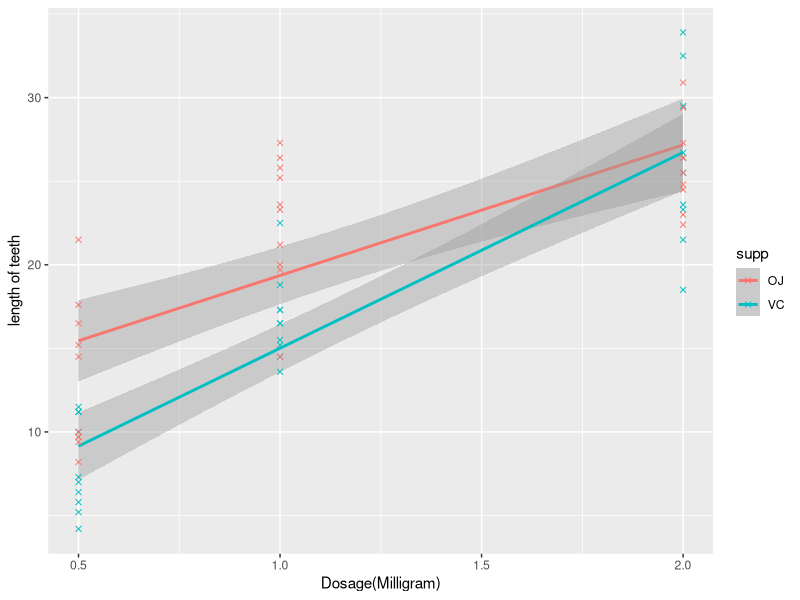

This chart was generated by the following R code:
## ---- chunk 1
library(dplyr)
library(ggplot2)
## ---- chunk 2
data(ToothGrowth)

#Data for ascorbic acid supplement is separated from the data with orange juice supplement.
#New dataSets with corresponding names created: data.VC, data.OJ

data.VC <- select(filter(ToothGrowth, supp == "VC"), len, dose)
data.OJ <- select(filter(ToothGrowth, supp == "OJ"), len, dose)
## ---- chunk 3
ggplot(ToothGrowth, aes(dose, len, color=supp)) + ylab("length of teeth") + xlab("Dosage(Milligram)") + geom_smooth(method=lm, fullrange=T) + geom_point(shape=4)
## ---- chunk 4
"Mean for orange juice supplement:"
mean(data.OJ$len)
"mean for ascorbic acid supplement:"
mean(data.VC$len)
## ---- chunk 5
t.test(data.OJ$len, data.VC$len, alternative="greater")
## ---- chunk 6
#dose = 0.5
t.test(data.OJ[data.OJ$dose == 0.5, ]$len, data.VC[data.VC$dose == 0.5, ]$len, alternative="greater")
#dose = 1
t.test(data.OJ[data.OJ$dose == 1, ]$len, data.VC[data.VC$dose == 1, ]$len, alternative="greater")
#dose = 2
t.test(data.OJ[data.OJ$dose == 2, ]$len, data.VC[data.VC$dose == 2, ]$len, alternative="greater")
